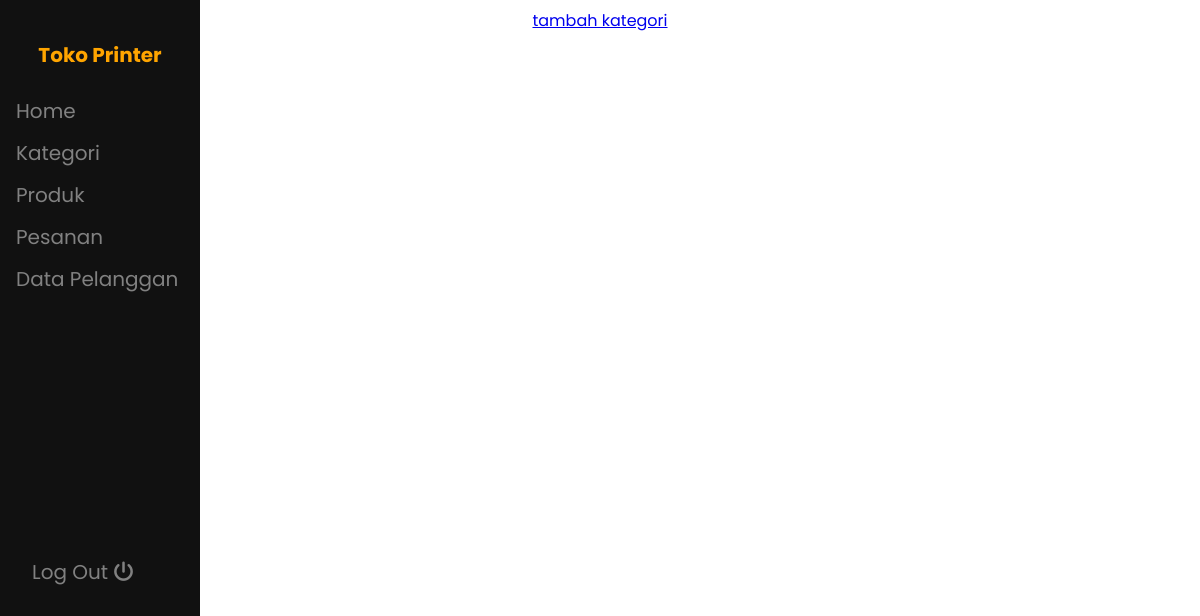
Before: /admin/kategori.php (signed in) with the older database file.
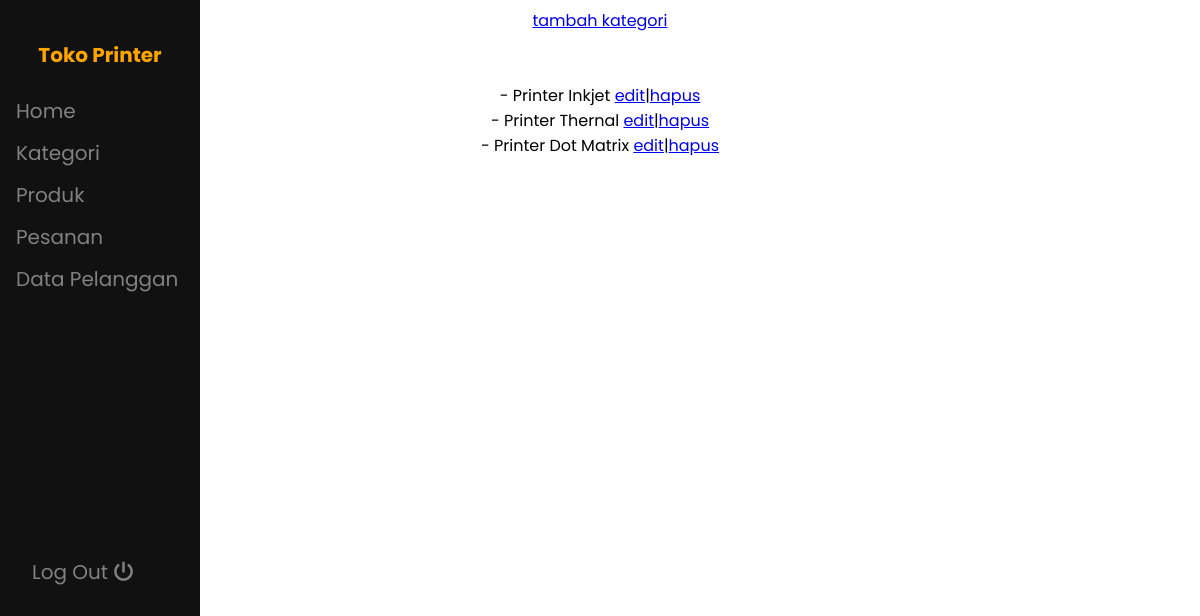
After: the same page with the newer database file.
### tables this page shows
CREATE TABLE `categories` (
  `id` int(11) NOT NULL,
  `name` varchar(64) NOT NULL
);

### admin/kategori.php (the view, shortened to what this page needs)
<?php
require '../koneksi.php';
$categories = mysqli_query($conn, "SELECT * FROM categories");
?>
<html>
    <head>
    </head>
    <body>
        <?php include '../layout/sidebar.php'; ?>
        <div style="text-align:center">
            <a href="tambah_kategori.php">tambah kategori</a>
            <br>
            <br>
            <br>
            <?php foreach($categories as $category): ?>
                <div>
                    - <?= $category['name'] ?> <a href="edit_kategori.php?id=<?= $category['id'] ?>">edit</a>|<a href="hapus_kategori.php?id=<?= $category['id'] ?>">hapus</a>
                </div>
            <?php endforeach; ?>
        </div>
    </body>
</html>

Changed rows visible on the page:
added categories: name "Printer Inkjet"
added categories: name "Printer Thernal"
added categories: name "Printer Dot Matrix"
